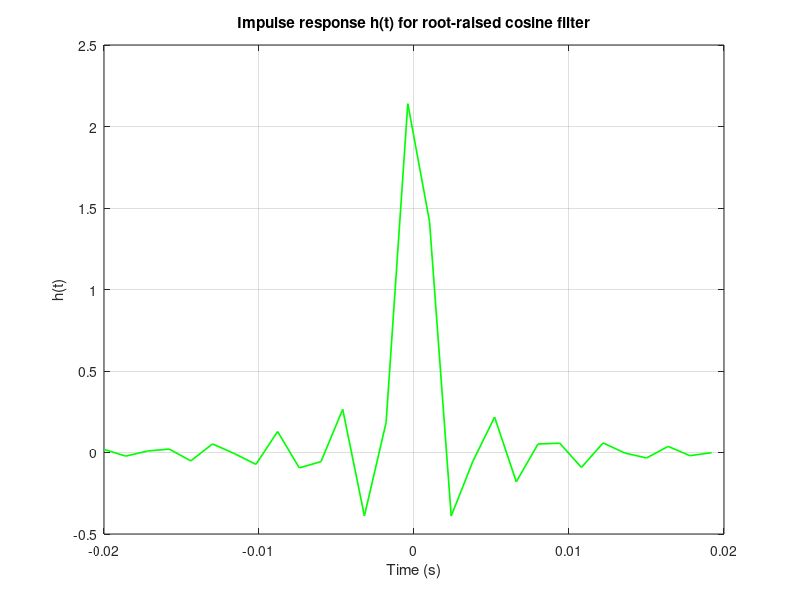
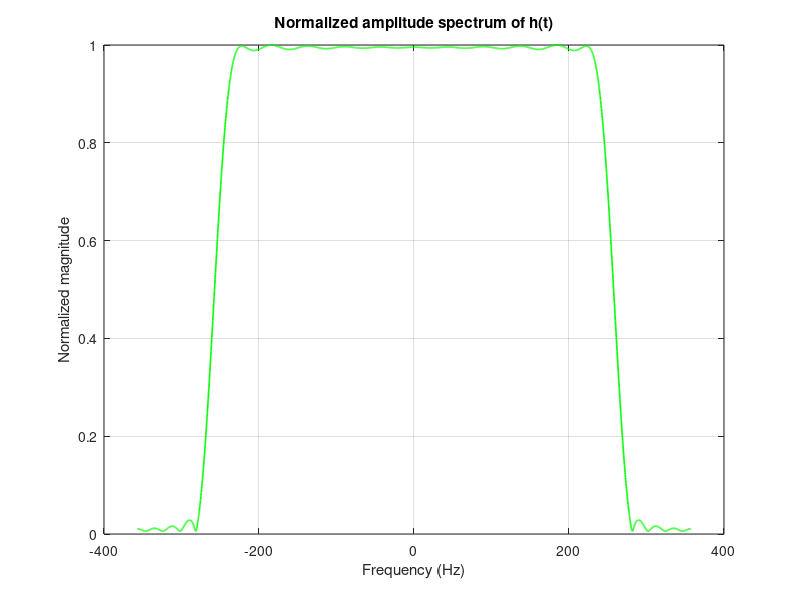

These figures' MATLAB source, in order:
%% Experiment 3 : Root-raised cosine (RRC) filter (subject 1)

clc;
clear;
close all;

%% Parameters

T   = 2e-3;              % Symbol period (2 ms)
al  = 0.1;               % Roll-off factor alpha (subject 1)
Te  = 1.4e-3;            % Sampling period (s) (near 1.6ms)
Fs  = 1 / Te;            % Sampling frequency (Hz)

t = -10*T : Te : 10*T;   % Time vector from -10T to +10T

%% Impulse response h(t) using the given formula

num = sin(pi*t/T * (1 - al)) + (4*al*t/T) .* cos(pi*t/T * (1 + al));
den = (pi*t/T) .* (1 - (4*al*t/T).^2);

h = (al / sqrt(T)) * (num ./ den);

% Handle singularity at t = 0 using theoretical limit
h(t == 0) = (1/sqrt(T)) * (1 - al + 4*al/pi);

%% 1) Time-domain visualization of h(t)

figure('Name','Impulse response h(t)');
plot(t, h, 'g', 'LineWidth', 1.2);
grid on;
xlabel('Time (s)');
ylabel('h(t)');
title('Impulse response h(t) for root-raised cosine filter');

%% 2) Amplitude spectrum of h(t)

NFFT = 2^12;                          % FFT length
H_freq = abs(fftshift(fft(h, NFFT))); % Magnitude spectrum (centered)
f = linspace(-Fs/2, Fs/2, NFFT);      % Frequency axis (Hz)

figure('Name','Amplitude spectrum of h(t)');
plot(f, H_freq / max(H_freq), 'g', 'LineWidth', 1.2);
grid on;
xlabel('Frequency (Hz)');
ylabel('Normalized magnitude');
title('Normalized amplitude spectrum of h(t)');

%% Theoretical maximum frequency of the RRC filter

f_max_theoretical = (1 + al) / (2 * T);   % Hz
fprintf('Theoretical maximum frequency : %.2f Hz (%.3f kHz)\n', ...
        f_max_theoretical, f_max_theoretical/1000);
